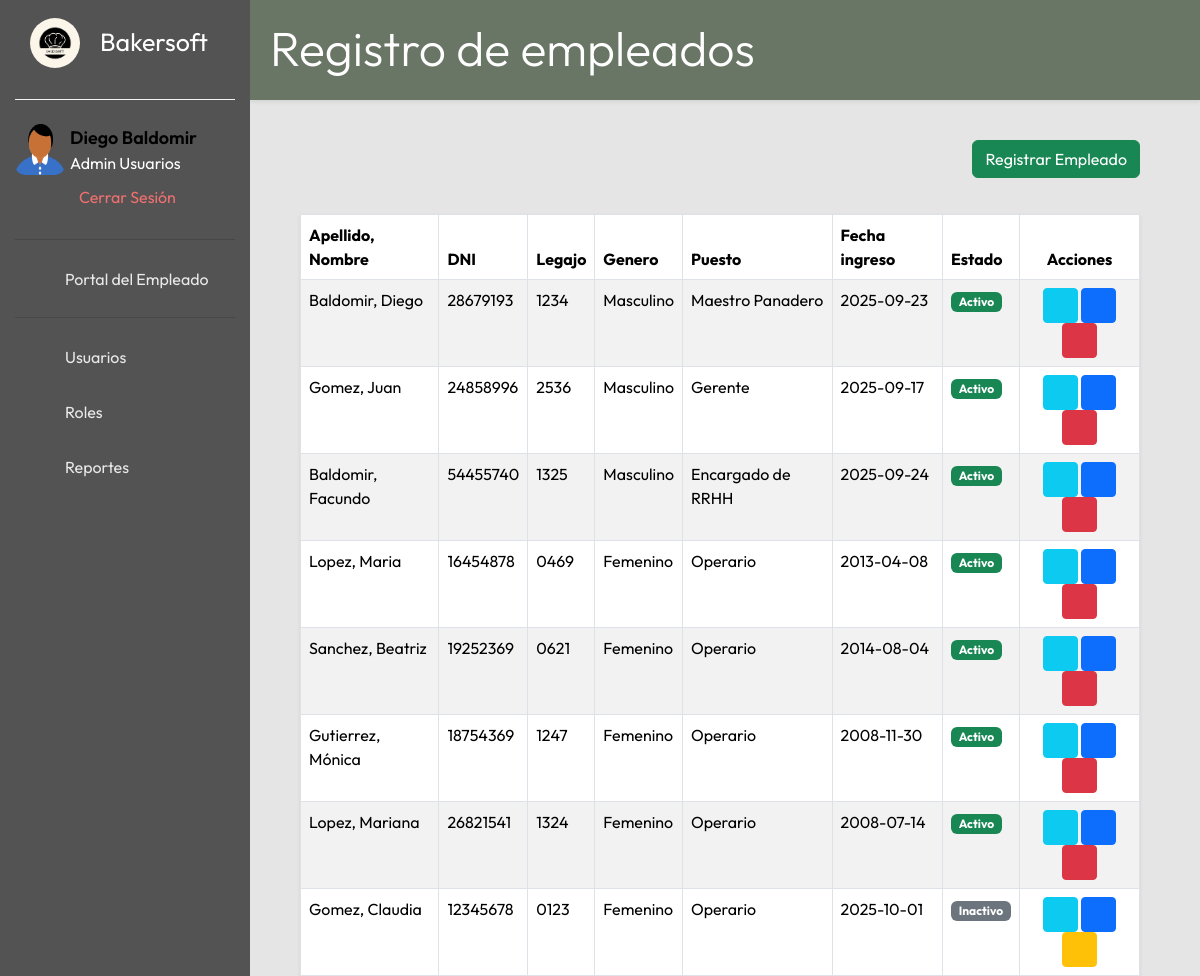
The page /admempleados/vista/index.php (signed in) on the database as committed earlier.
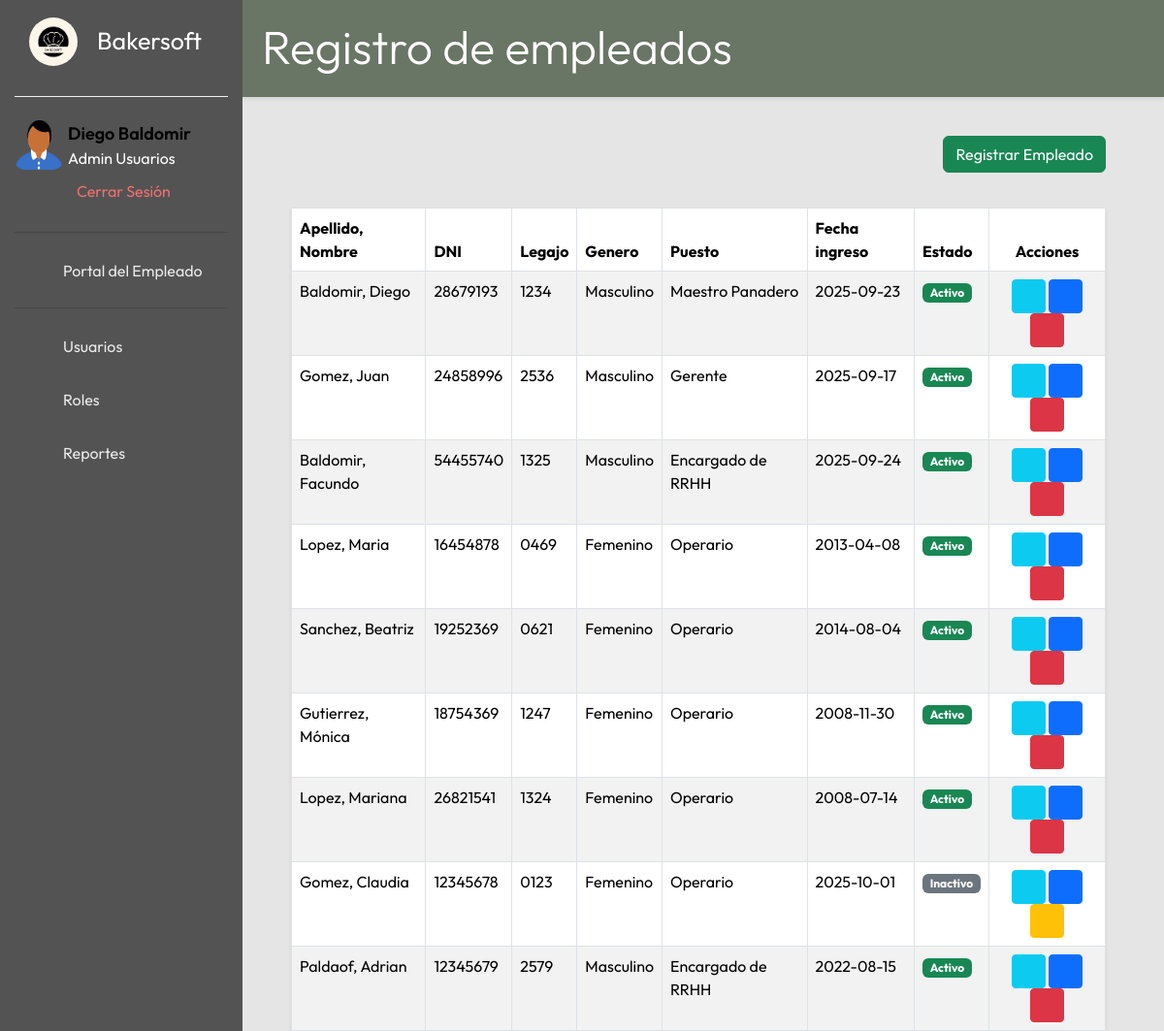
The same page on the database as committed later.
### tables this page shows
CREATE TABLE empleados (
  id_empleado int NOT NULL,
  nombre varchar(100) NOT NULL,
  apellido varchar(100) NOT NULL,
  sexo enum('Masculino','Femenino','Otro','Prefiero no decir') DEFAULT NULL,
  id_estado_civil int DEFAULT NULL,
  fecha_nac date DEFAULT NULL,
  dni varchar(15) NOT NULL,
  cuil varchar(11) DEFAULT NULL,
  legajo varchar(20) DEFAULT NULL,
  email varchar(100) DEFAULT NULL,
  telefono varchar(20) DEFAULT NULL,
  direccion varchar(150) DEFAULT NULL,
  provincia int NOT NULL,
  localidad int NOT NULL,
  fecha_ingreso date NOT NULL,
  id_puesto int DEFAULT NULL,
  estado enum('Activo','Inactivo') NOT NULL DEFAULT 'Activo',
  eliminado tinyint(1) NOT NULL DEFAULT '0',
  fecha_baja datetime DEFAULT NULL,
  usuario_id int DEFAULT NULL
);

CREATE TABLE puesto (
  idPuesto int NOT NULL,
  descrPuesto varchar(50) NOT NULL
);

CREATE TABLE localidades (
  id_localidad int NOT NULL,
  id_provincia int NOT NULL,
  localidad varchar(255) NOT NULL
);

CREATE TABLE estado_civil (
  id_estado_civil int NOT NULL,
  descripcion varchar(50) NOT NULL
);

### config/bd.php (called while the page is built)
<?php
class bd {
    private $host;
    private $dbname;
    private $user;
    private $password;
    function __construct(){
        $this->host = "localhost";
        $this->dbname = "bakersoft";
        $this->user = "root";
        $this->password = "";
    }
    public function conexion(){
    try{
        $PDO = new PDO("mysql:host=".$this->host.";dbname=".$this->dbname,$this->user,$this->password);
        return $PDO;
    }catch(PDOexception $ex){
        return $ex->getMessage();
    }
    }
}
?>

### admempleados/controlador/controladoradmempleado.php (called while the page is built, shortened)
<?php
require_once(__DIR__ . "/../modelo/modeloadmempleado.php");
class ControladorAdmEmpleado
{
    private $modelo;
    public function __construct()
    {
        $this->modelo = new ModeloAdmEmpleado();
    }
    public function listar()
    {
        return $this->modelo->listarTodos();
    }
    public function provincias()
    {
        return $this->modelo->getProvincias();
    }
}

### admempleados/modelo/modeloadmempleado.php (called while the page is built, shortened)
<?php
class ModeloAdmEmpleado
{
    private $PDO;
    public function __construct()
    {
        require_once(__DIR__ . "/../../config/bd.php");
        $con = new bd();
        $this->PDO = $con->conexion();
    }
    public function listarTodos()
    {
        $sql = "SELECT
              e.id_empleado,
              e.nombre,
              e.apellido,
              e.sexo,
              e.fecha_nac,
              e.dni,
              e.cuil,
              e.legajo,
              e.id_puesto AS puesto_id,     -- 🔴 alias que usa la vista
              p.idPuesto  AS idPuesto,      -- (opcional, por si lo usás en otro lado)
              p.descrPuesto,
              e.fecha_ingreso,
              e.estado,
              e.email,
              e.telefono,
              e.direccion,
              e.usuario_id,
              e.provincia,
              e.id_estado_civil          AS estado_civil_id,     -- ✅ ID para el data-*
              ec.descripcion             AS estado_civil,        -- ✅ Texto para el data-*
              e.localidad              AS localidad_id,        -- ✅ ID que usaremos en data-localidad
              l.localidad              AS localidad_nombre,    -- ✅ Texto (por si querés mostrar o usar de fallback)
              CASE
                WHEN u.usuario IS NOT NULL AND u.usuario <> '' THEN u.usuario
                WHEN u.id IS NOT NULL THEN CONCAT('ID ', u.id)
                ELSE ''
              END AS usuario_label
            FROM empleados e
            LEFT JOIN usuarios u ON u.id = e.usuario_id
            LEFT JOIN puesto  p ON p.idPuesto = e.id_puesto
            LEFT JOIN estado_civil ec ON ec.id_estado_civil = e.id_estado_civil
            LEFT JOIN localidades   l  ON l.id_localidad = e.localidad
            WHERE e.eliminado = 0
            ORDER BY e.id_empleado ASC";
        $st = $this->PDO->query($sql);
        return $st ? $st->fetchAll(PDO::FETCH_ASSOC) : [];
    }
    public function getProvincias(): array
    {
        $sql = "SELECT id_provincia, provincia FROM provincias ORDER BY provincia";
        $st = $this->PDO->query($sql);
        return $st ? $st->fetchAll(PDO::FETCH_ASSOC) : [];
    }
}

### admempleados/vista/index.php (the view, shortened to what the changed rows need)
<?php
include_once("../../includes/head_app.php");
require_once(__DIR__ . "/../controlador/controladoradmempleado.php");
$obj = new ControladorAdmEmpleado();
$filas      = $obj->listar();
$provincias = $obj->provincias();
$provMap = [];
foreach ($provincias as $p) {
    $provMap[(int)$p['id_provincia']] = $p['provincia'];
}
?>
<div class="titulo-contenido shadow-sm">
    <h1 class="display-5">Registro de empleados</h1>
</div>
<div class="contenido-principal">
    <div class="contenido">
        <div class="tabla-empleados">
            <table id="Empleados-lista" class="shadow-sm table table-striped table-hover table-bordered">
                <thead>
                    <tr>
                        <th>Apellido, Nombre</th>
                        <th>DNI</th>
                        <th>Legajo</th>
                        <th>Genero</th>
                        <th>Puesto</th>
                        <th>Fecha ingreso</th>
                        <th>Estado</th>
                        <th class="text-center">Acciones</th>
                    </tr>
                </thead>
                <tbody>
                    <?php foreach ($filas as $r): ?>
                        <tr>
                            <td><?= htmlspecialchars($r['apellido'] . ", " . $r['nombre']) ?></td>
                            <td><?= htmlspecialchars($r['dni']) ?></td>
                            <td><?= htmlspecialchars($r['legajo'] ?? '') ?></td>
                            <td><?= htmlspecialchars($r['sexo'] ?? '') ?></td>
                            <td><?= htmlspecialchars($r['descrPuesto']) ?></td>
                            <td><?= htmlspecialchars($r['fecha_ingreso']) ?></td>
                            <td>
                                <?php if ($r['estado'] === 'Activo'): ?>
                                    <span class="badge bg-success">Activo</span>
                                <?php else: ?>
                                    <span class="badge bg-secondary">Inactivo</span>
                                <?php endif; ?>
                            </td>
                            <td class="text-center">
                                <?php
                                $provNombre = $provMap[(int)$r['provincia']] ?? '';
                                $usuarioId    = (int)($r['usuario_id'] ?? 0);
                                $usuarioLabel = $r['usuario_label'] ?? '';
                                $puestoId     = (int)($r['puesto_id'] ?? $r['idPuesto'] ?? 0);
                                $puestoNombre = (string)($r['descrPuesto'] ?? '');
                                $estadoCivilId  = (int)($r['estado_civil_id'] ?? 0);
                                $estadoCivilTxt = (string)($r['estado_civil'] ?? '');
                                $provId   = (int)($r['provincia'] ?? $r['provincia_id'] ?? 0);
                                $locId    = (int)($r['localidad_id'] ?? $r['localidad'] ?? 0);
                                $locName  = (string)($r['localidad_nombre'] ?? '');
                                ?>
                                <button type="button" class="btn btn-info btn-sm verEmpleado"
                                    data-bs-toggle="modal" data-bs-target="#verEmpleado"
                                    data-id="<?= (int)$r['id_empleado'] ?>"
                                    data-nombre="<?= htmlspecialchars($r['nombre']) ?>"
                                    data-apellido="<?= htmlspecialchars($r['apellido']) ?>"
                                    data-dni="<?= htmlspecialchars($r['dni']) ?>"
                                    data-sexo="<?= htmlspecialchars($r['sexo'] ?? '') ?>"
                                    data-fechanac="<?= htmlspecialchars($r['fecha_nac'] ?? '') ?>"
                                    data-cuil="<?= htmlspecialchars($r['cuil'] ?? '') ?>"
                                    data-legajo="<?= htmlspecialchars($r['legajo'] ?? '') ?>"
                                    data-fecha="<?= htmlspecialchars($r['fecha_ingreso']) ?>"
                                    data-estado="<?= htmlspecialchars($r['estado']) ?>"
                                    data-email="<?= htmlspecialchars($r['email'] ?? '') ?>"
                                    data-telefono="<?= htmlspecialchars($r['telefono'] ?? '') ?>"
                                    data-direccion="<?= htmlspecialchars($r['direccion'] ?? '') ?>"
                                    data-usuario="<?= $usuarioId ?>"
                                    data-usuario-nombre="<?= htmlspecialchars($usuarioLabel) ?>"
                                    data-provincia-nombre="<?= htmlspecialchars($provNombre) ?>"
                                    data-provincia="<?= $provId ?>"
                                    data-localidad="<?= $locId ?>"
                                    data-localidad-nombre="<?= htmlspecialchars($locName, ENT_QUOTES, 'UTF-8') ?>"
                                    data-puesto-id="<?= $puestoId ?>"
                                    data-puesto="<?= htmlspecialchars($puestoNombre) ?>"
                                    data-estado-civil-id="<?= $estadoCivilId ?: '' ?>"
                                    data-estado-civil="<?= htmlspecialchars($estadoCivilTxt, ENT_QUOTES, 'UTF-8') ?>"
                                    title="Ver">
                                </button>
                                <button type="button" class="btn btn-primary btn-sm editEmpleado"
                                    data-bs-toggle="modal" data-bs-target="#editarEmpleado"
                                    data-id="<?= (int)$r['id_empleado'] ?>"
                                    data-nombre="<?= htmlspecialchars($r['nombre']) ?>"
                                    data-apellido="<?= htmlspecialchars($r['apellido']) ?>"
                                    data-dni="<?= htmlspecialchars($r['dni']) ?>"
                                    data-sexo="<?= htmlspecialchars($r['sexo'] ?? '') ?>"
                                    data-fechanac="<?= htmlspecialchars($r['fecha_nac'] ?? '') ?>"
                                    data-cuil="<?= htmlspecialchars($r['cuil'] ?? '') ?>"
                                    data-legajo="<?= htmlspecialchars($r['legajo'] ?? '') ?>"
                                    data-fecha="<?= htmlspecialchars($r['fecha_ingreso']) ?>"
                                    data-estado="<?= htmlspecialchars($r['estado']) ?>"
                                    data-email="<?= htmlspecialchars($r['email'] ?? '') ?>"
                                    data-telefono="<?= htmlspecialchars($r['telefono'] ?? '') ?>"
                                    data-direccion="<?= htmlspecialchars($r['direccion'] ?? '') ?>"
                                    data-usuario="<?= $usuarioId ?>"
                                    data-usuario-nombre="<?= htmlspecialchars($usuarioLabel) ?>"
                                    data-provincia="<?= (int)$r['provincia'] ?>"
                                    data-localidad="<?= $locId ?>"
                                    data-localidad-nombre="<?= htmlspecialchars($locName) ?>"
                                    data-puesto-id="<?= $puestoId ?>"
                                    data-puesto="<?= htmlspecialchars($puestoNombre) ?>"
                                    data-estado-civil-id="<?= $estadoCivilId ?: '' ?>"
                                    data-estado-civil="<?= htmlspecialchars($estadoCivilTxt, ENT_QUOTES, 'UTF-8') ?>"
                                    title="Editar">
                                </button>
                                <?php
                                $esActivo = ($r['estado'] === 'Activo');
                                $btnClase = $esActivo ? 'btn-danger' : 'btn-warning';
                                $btnTexto = $esActivo ? 'Inactivar' : 'Activar';
                                ?>
                                <button class="btn <?= $btnClase ?> btn-sm btnToggleEstado"
                                    data-id="<?= (int)$r['id_empleado'] ?>"
                                    data-apynom="<?= htmlspecialchars($r['apellido'] . ', ' . $r['nombre']) ?>"
                                    data-estado="<?= htmlspecialchars($r['estado']) ?>"
                                    data-bs-toggle="modal" data-bs-target="#cambiarEstadoModal"
                                    title="<?= $btnTexto ?>">
                                </button>
                            </td>
                        </tr>
                    <?php endforeach; ?>
                </tbody>
            </table>
        </div>
    </div>
</div>
<?php require_once("foot/foot.php"); ?>

### includes/head_app.php (shortened to what the changed rows need)
<?php
$rolActual   = $_SESSION['rol'] ?? '';
$currentPage = $currentPage ?? '';
$base = "/bakersoft";
?>
<!DOCTYPE html>
<html lang="en">
<head>
    <link href="https://cdn.jsdelivr.net/npm/bootstrap@5.3.2/dist/css/bootstrap.min.css" rel="stylesheet"
 />
    <link rel="stylesheet" href="/bakersoft/rsc/estilos/style.css">
    <link rel="stylesheet" href="/bakersoft/rsc/estilos/contenido.css">
</head>
<body>
    <div class="barra-lateral">
        <br>
        <br>
        <nav class="navegacion">
            <ul>
                <?php foreach ($menuItems as $item): ?>
                    <?php if (!in_array($rolActual, $item['roles'])) continue; ?>
                    <?php $activeClass = ($currentPage === $item['id']) ? 'active' : ''; ?>
                    <li>
                        <a class="<?php echo $activeClass; ?>" href="<?php echo $item['href']; ?>">
                            <span><?php echo $item['label']; ?></span>
                        </a>
                    </li>
                <?php endforeach; ?>
            </ul>
        </nav>
    </div>

Rows that differ between the two databases and show on the page:
added empleados: apellido+nombre "Paldaof, Adrian", dni "12345679", legajo "2579", sexo "Masculino", id_puesto.descrPuesto "Encargado de RRHH", fecha_ingreso "2022-08-15", estado "Activo"
